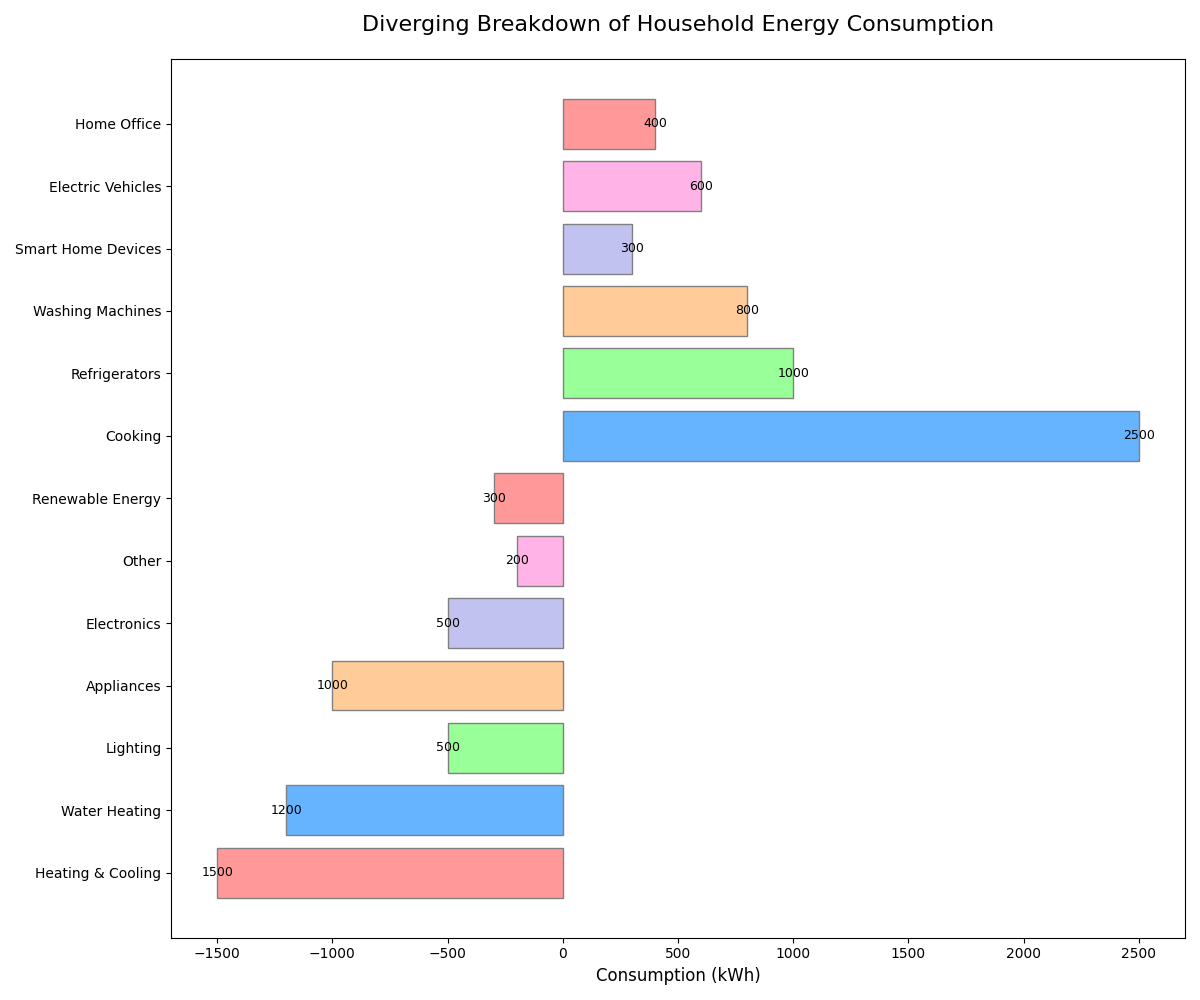

This chart was generated by the following Python code:
import matplotlib.pyplot as plt
import numpy as np

# Activities and their corresponding energy consumption split into positive and negative sides
activities = [
    'Heating & Cooling', 'Water Heating', 'Lighting', 'Appliances', 'Electronics',
    'Other', 'Renewable Energy', 'Insulation', 'Cooking', 'Refrigerators', 'Washing Machines',
    'Smart Home Devices', 'Electric Vehicles', 'Home Office'
]

# Assuming some categories are expanded from the central axis to the left and some to the right
positive_side = np.array([2500, 1000, 800, 300, 600, 400])
negative_side = np.array([1500, 1200, 500, 1000, 500, 200, 300])

# Combine consumption values assuming two groups - one positive, one negative from the central axis
consumption = np.concatenate([-negative_side, positive_side])

# Extended activity labels and colors
activities_expanded = activities[:len(negative_side)] + activities[len(activities)-len(positive_side):]
colors = ['#ff9999', '#66b3ff', '#99ff99', '#ffcc99', '#c2c2f0', '#ffb3e6'] * 2

# Prepare figure
fig, ax = plt.subplots(figsize=(12, 10))

# Diverging bar chart
y_pos = np.arange(len(activities_expanded))
ax.barh(y_pos, consumption, color=colors, edgecolor='gray')

# Add labels inside bars
for i in range(len(consumption)):
    ax.text(consumption[i], y_pos[i], f'{abs(consumption[i]):d}', va='center', ha='center', 
            color='black', fontsize=9)

# Set title and labels
ax.set_title('Diverging Breakdown of Household Energy Consumption', fontsize=16, pad=20)
ax.set_xlabel('Consumption (kWh)', fontsize=12)

# Remove and refine the legend and y-ticks
ax.set_yticks(y_pos)
ax.set_yticklabels(activities_expanded)

# Improve layout spacing
plt.tight_layout()

# Display plot
plt.show()
